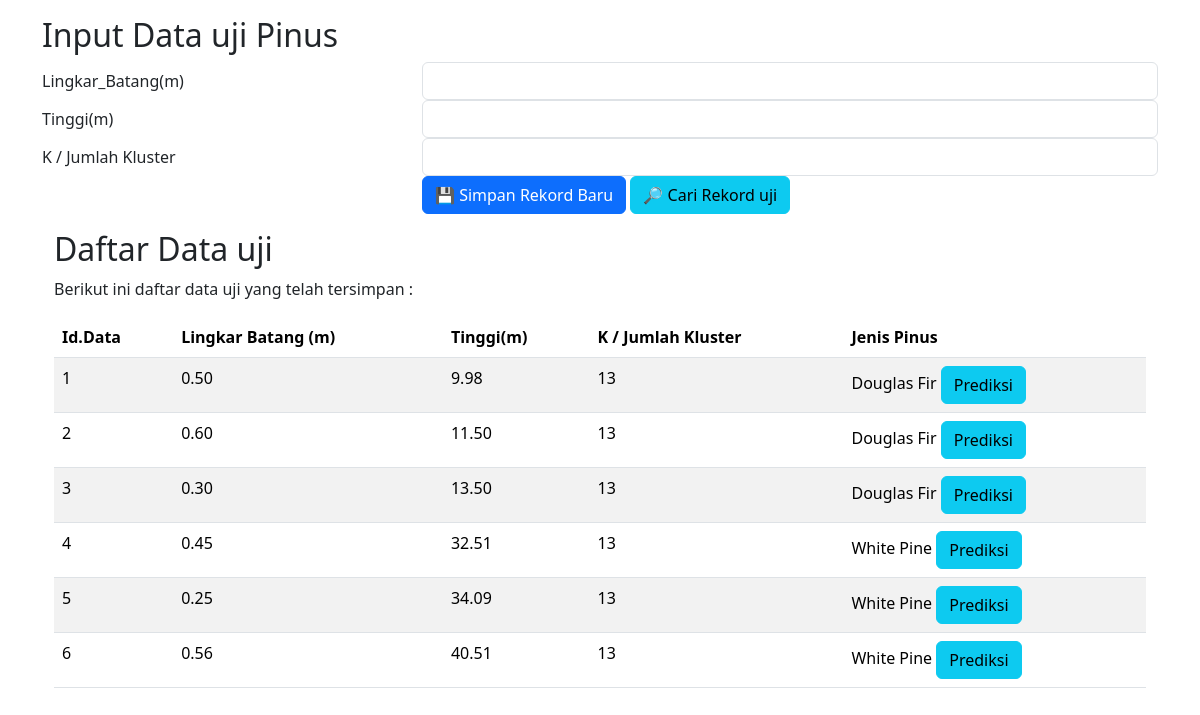
The page /input_data_uji.php on the database its author committed.
### tables this page shows
CREATE TABLE `datauji` (
  `IdData` int(11) NOT NULL,
  `Lingkar_Batang_m` double(5,2) DEFAULT NULL,
  `Tinggi_m` double(5,2) DEFAULT NULL,
  `Jenis_Pinus` varchar(15) DEFAULT NULL,
  `K` int(2) DEFAULT NULL
);

### tabel_daftar_uji.php (the view, shortened to what this page needs)
<!DOCTYPE html>
<html lang="en">
<head>
  <link href="https://cdn.jsdelivr.net/npm/bootstrap@5.3.3/dist/css/bootstrap.min.css" rel="stylesheet">
</head>
<body>
<div class="container mt-3">
  <h2>Daftar Data uji</h2>
  <p>Berikut ini daftar data uji yang telah tersimpan :</p>
  <table class="table table-striped">
    <thead>
      <tr>
        <th>Id.Data</th>
        <th>Lingkar Batang (m)</th>
        <th>Tinggi(m)</th>
        <th>K / Jumlah Kluster</th>
        <th>Jenis Pinus</th>
      </tr>
    </thead>
    <tbody>
      <?php $sql="SELECT * FROM `datauji`";
      $q=mysqli_query($koneksi,$sql);
      $r=mysqli_fetch_array($q);
      do {
      ?>
      <tr>
        <td><?php echo $r['IdData'];?></td>
        <td><?php echo $r['Lingkar_Batang_m'];?></td>
        <td><?php echo $r['Tinggi_m'];?></td>
        <td><?php echo $r['K'];?></td>
        <td><?php echo $r['Jenis_Pinus'].' <a href="hitungknnarray.php?IdData='.$r['IdData'].'" class="btn btn-info">Prediksi</a>';?>
        </td>
      </tr>
      <?php }while($r=mysqli_fetch_array($q));
      ?>
    </tbody>
  </table>
</div>
</body>
</html>

### rows shown on the page
datauji: IdData "1", Lingkar_Batang_m "0.50", Tinggi_m "9.98", K "13", Jenis_Pinus "Douglas Fir"
datauji: IdData "2", Lingkar_Batang_m "0.60", Tinggi_m "11.50", K "13", Jenis_Pinus "Douglas Fir"
datauji: IdData "3", Lingkar_Batang_m "0.30", Tinggi_m "13.50", K "13", Jenis_Pinus "Douglas Fir"
datauji: IdData "4", Lingkar_Batang_m "0.45", Tinggi_m "32.51", K "13", Jenis_Pinus "White Pine"
datauji: IdData "5", Lingkar_Batang_m "0.25", Tinggi_m "34.09", K "13", Jenis_Pinus "White Pine"
datauji: IdData "6", Lingkar_Batang_m "0.56", Tinggi_m "40.51", K "13", Jenis_Pinus "White Pine"
